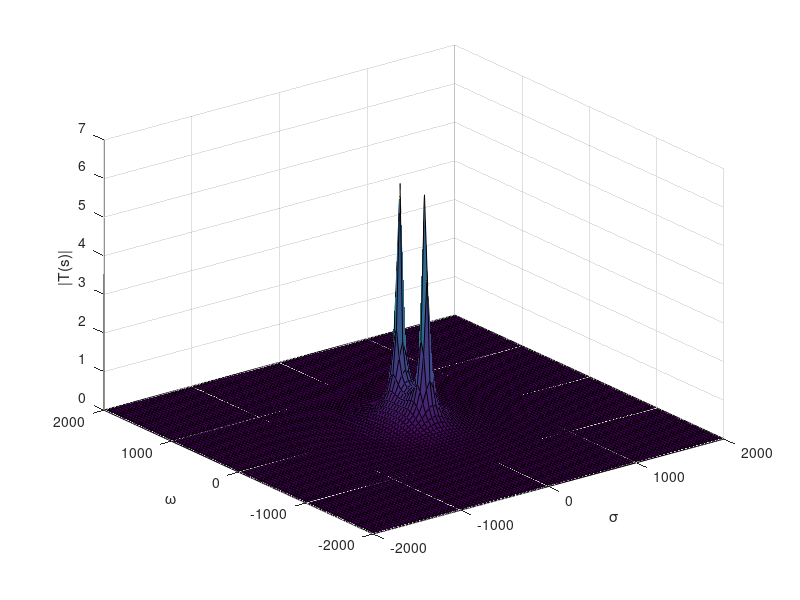

The MATLAB source for this figure: (Note: this script raises an error after producing the figure.)
%% a
sigma = linspace(-2000,2000);
w = linspace(-2000,2000);
s = sigma + 1j*w';

%% b
R = 100;
C = 10e-6;
L = 2.5;

T = @(s) 1./(L*C*s.^2+R*C*s+1);
surf(sigma,w,abs(T(s)))
xlabel('\sigma')
ylabel('\omega')
zlabel('|T(s)|')

%% c
figure(2);
surf(sigma,w,db(abs(T(s))))
xlabel('\sigma')
ylabel('\omega')
zlabel('|T(s)|')

%% d
w = logspace(-2, 4);
s = sigma + 1j*w';
figure(3);
surf(sigma,w,db(abs(T(s))))
xlabel('\sigma')
ylabel('\omega')
zlabel('|T(s)|')

%% e
figure(4);
surf(sigma,w,db(abs(T(s))))
set(gca,'YScale','log')
xlabel('\sigma')
ylabel('\omega')
zlabel('|T(s)|')

%% f
hold on
sigma = 0 * w;
s = sigma + 1j*w';
plot3(sigma,w,db(abs(T(s))),'r','LineWidth',4)




